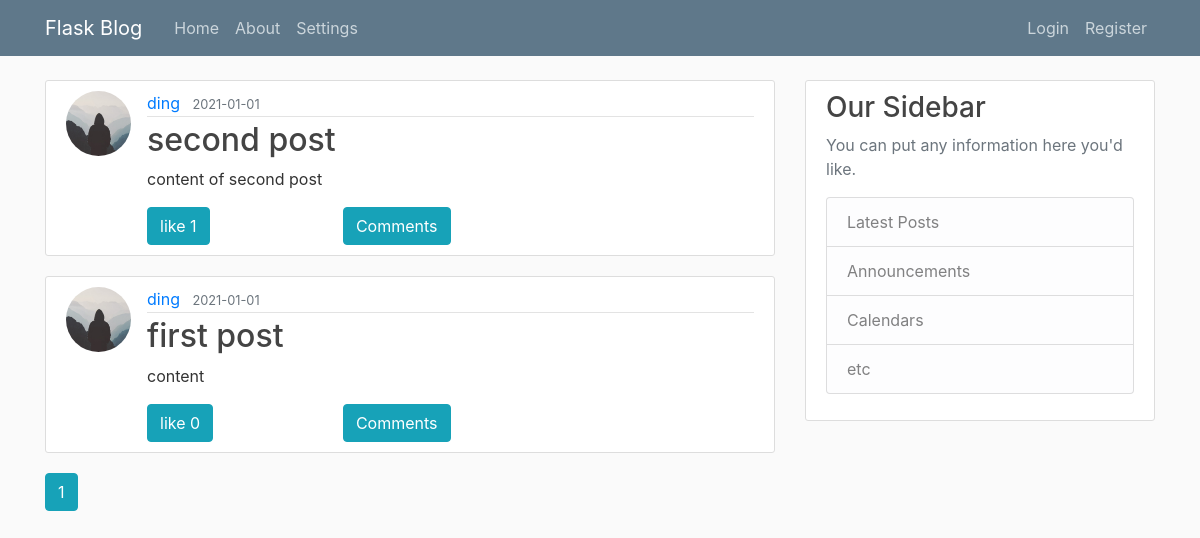
Page /home on the earlier database version.
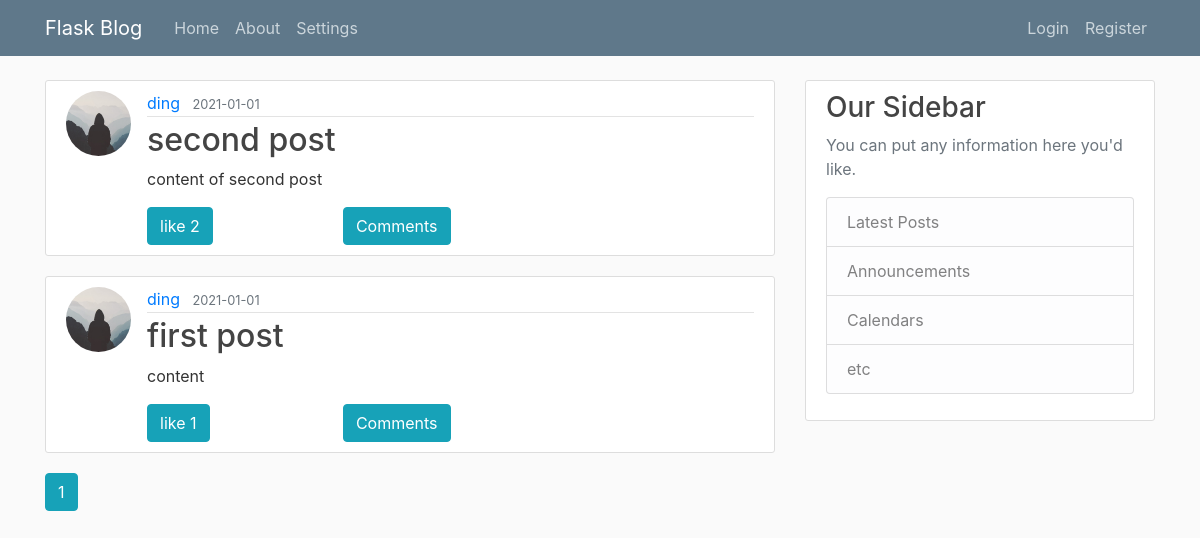
Same page on the later database version.
### flaskblog/models.py (models this page shows, shortened)
class Post(db.Model):
    id = db.Column(db.Integer, primary_key=True)
    title = db.Column(db.String(100), nullable=False)
    date_posted = db.Column(db.DateTime, nullable=False, default=datetime.now)
    content = db.Column(db.Text, nullable=False)
    user_id = db.Column(db.Integer, db.ForeignKey('user.id'), nullable=False)
    likes = db.Column(db.Integer, default = 0)

class User(db.Model, UserMixin):
    id = db.Column(db.Integer, primary_key=True)
    username = db.Column(db.String(20), unique=True, nullable=False)
    email = db.Column(db.String(120), unique=True, nullable=False)
    image_file = db.Column(db.String(20), nullable=False, default='default.jpg')
    password = db.Column(db.String(60), nullable=False)
    posts = db.relationship('Post', backref='author', lazy=True)

### flaskblog/main/routes.py (the view)
@main.route("/")
@main.route("/home")
def home():
    page = request.args.get('page', 1, type=int)
    posts = Post.query.order_by(Post.date_posted.desc()).paginate(page=page, per_page=5)
    return render_template('home.html', posts=posts)

### flaskblog/templates/home.html (shortened to what this page needs)
{% extends "layout.html" %}
{% block content %}
    {% for post in posts.items %}
        <article class="media content-section">
          <img class="rounded-circle article-img" src="{{ url_for('static', filename='profile_pics/' + post.author.image_file) }}">
          <div class="media-body article-body">
            <div class="article-metadata">
              <a class="mr-2" href="{{ url_for('users.user_posts', username=post.author.username) }}">{{ post.author.username }}</a>
              <small class="text-muted">{{ post.date_posted.strftime('%Y-%m-%d') }}</small>
            </div>
            <h2><a class="article-title" href="{{ url_for('posts.post', post_id=post.id) }}">{{ post.title }}</a></h2>
            <p class="article-content">{{ post.content }}</p>
            <div class="controls">
                <span class="btn btn-info like" ref="{{post.id}}">
                    like
                    <span id="like_count{{post.id}}" >{{post.likes}}</span>
                </span>
                <button type="button" class="btn btn-primary btn-info comment-btn" ref="{{post.id}}" data-toggle="modal" data-target="#modal{{post.id}}">
                    Comments
                </button>
            </div>
          </div>
        </article>
    {% endfor %}
    {% for page_num in posts.iter_pages(left_edge=1, right_edge=1, left_current=1, right_current=2) %}
      {% if page_num %}
        {% if posts.page == page_num %}
          <a class="btn btn-info mb-4" href="{{ url_for('main.home', page=page_num) }}">{{ page_num }}</a>
        {% else %}
          <a class="btn btn-outline-info mb-4" href="{{ url_for('main.home', page=page_num) }}">{{ page_num }}</a>
        {% endif %}
      {% else %}
        ...
      {% endif %}
    {% endfor %}
{% endblock content %}

### flaskblog/templates/layout.html (shortened to what this page needs)
<!DOCTYPE html>
<html>
<head>
    <link rel="stylesheet" type="text/css" href="{{ url_for('static', filename='bootstrap.css') }}">
    <link rel="stylesheet" type="text/css" href="{{ url_for('static', filename='main.css') }}">
    <link rel="stylesheet" type="text/css" href="{{ url_for('static', filename='bootoast.css') }}">
</head>
<body>
    <header class="site-header">
      <nav class="navbar navbar-expand-md navbar-dark bg-steel fixed-top">
        <div class="container">
          <a class="navbar-brand mr-4" href="/">Flask Blog</a>
          <div class="collapse navbar-collapse" id="navbarToggle">
            <div class="navbar-nav mr-auto">
              <a class="nav-item nav-link" href="{{ url_for('main.home') }}">Home</a>
              <a class="nav-item nav-link" href="{{ url_for('main.about') }}">About</a>
              <a class="nav-item nav-link" href="{{ url_for('main.settings') }}">Settings</a>
            </div>
            <div class="navbar-nav">
              {% if current_user.is_authenticated %}
                <a class="nav-item nav-link" href="{{ url_for('posts.new_post') }}">New Post</a>
                <a class="nav-item nav-link" href="{{ url_for('users.account') }}">Account</a>
                <a class="nav-item nav-link" href="{{ url_for('users.logout') }}">Logout</a>
              {% else %}
                <a class="nav-item nav-link" href="{{ url_for('users.login') }}">Login</a>
                <a class="nav-item nav-link" href="{{ url_for('users.register') }}">Register</a>
              {% endif %}
            </div>
          </div>
        </div>
      </nav>
    </header>
    <main role="main" class="container">
      <div class="row">
        <div class="col-md-8">
          {% block content %}{% endblock %}
        </div>
        <div class="col-md-4">
          <div class="content-section">
            <h3>Our Sidebar</h3>
            <p class='text-muted'>You can put any information here you'd like.
              <ul class="list-group">
                <li class="list-group-item list-group-item-light">Latest Posts</li>
                <li class="list-group-item list-group-item-light">Announcements</li>
                <li class="list-group-item list-group-item-light">Calendars</li>
                <li class="list-group-item list-group-item-light">etc</li>
              </ul>
            </p>
          </div>
        </div>
      </div>
    </main>
</body>
</html>

### flaskblog/static/main.css (style rules this page uses)
body { background: #fafafa; color: #333333; margin-top: 5rem; }
h1, h2, h3, h4, h5, h6 { color: #444444; }
.bg-steel { background-color: #5f788a; }
.site-header .navbar-nav .nav-link { color: #cbd5db; }
.content-section { background: #ffffff; padding: 10px 20px; border: 1px solid #dddddd; border-radius: 3px; margin-bottom: 20px; }
.article-title { color: #444444; }
.article-body { width:100%; }
.article-content { width: 100%; word-wrap:break-word; white-space: pre-line; }
.article-img { height: 65px; width: 65px; margin-right: 16px; }
.article-metadata { padding-bottom: 1px; margin-bottom: 4px; border-bottom: 1px solid #e3e3e3 }
.controls { width: 50%; display: flex; justify-content: space-between; align-items: center; }

Differences in the rows shown:
changed Post "second post": likes "1" → "2"
changed Post "first post": likes "0" → "1"
